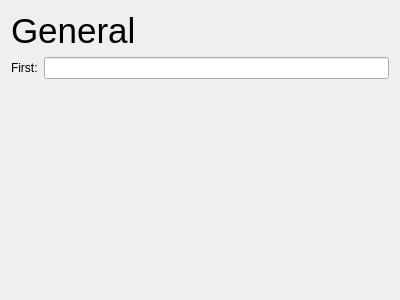
<?xml version="1.0" encoding="UTF-8"?>
<ui version="4.0">
 <class>GeneralView</class>
 <widget class="QWidget" name="GeneralView">
  <property name="geometry">
   <rect>
    <x>0</x>
    <y>0</y>
    <width>400</width>
    <height>300</height>
   </rect>
  </property>
  <property name="windowTitle">
   <string>Form</string>
  </property>
  <layout class="QGridLayout" name="gridLayout">
   <item row="0" column="0">
    <layout class="QVBoxLayout" name="verticalLayout">
     <item>
      <widget class="QLabel" name="titleLbl">
       <property name="font">
        <font>
         <pointsize>26</pointsize>
         <weight>50</weight>
         <bold>false</bold>
        </font>
       </property>
       <property name="text">
        <string>General</string>
       </property>
      </widget>
     </item>
     <item>
      <layout class="QFormLayout" name="formLayout">
       <item row="0" column="0">
        <widget class="QLabel" name="label_2">
         <property name="text">
          <string>First:</string>
         </property>
        </widget>
       </item>
       <item row="0" column="1">
        <widget class="QLineEdit" name="lineEdit"/>
       </item>
      </layout>
     </item>
    </layout>
   </item>
   <item row="1" column="0">
    <spacer name="verticalSpacer">
     <property name="orientation">
      <enum>Qt::Vertical</enum>
     </property>
     <property name="sizeHint" stdset="0">
      <size>
       <width>20</width>
       <height>40</height>
      </size>
     </property>
    </spacer>
   </item>
  </layout>
 </widget>
 <resources/>
 <connections/>
</ui>
